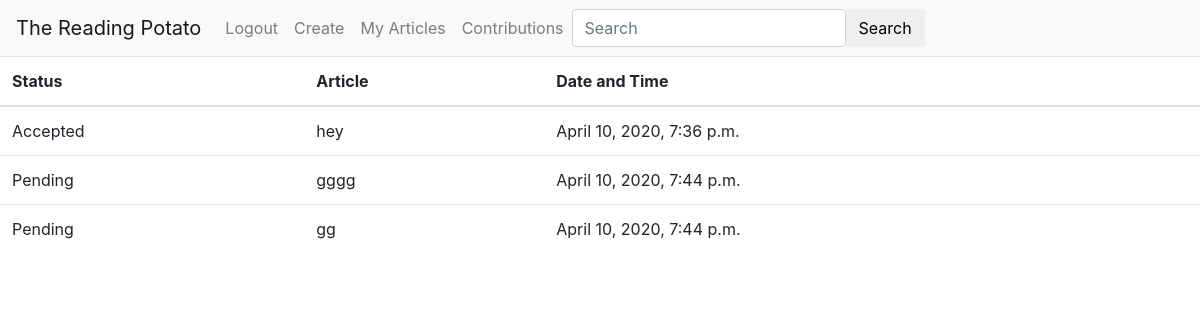
The app's page /my-contributions/ (signed in) with its own data.
### main/models.py (models this page shows)
class Contribution(models.Model):
    PENDING = "Pending"
    ACCEPTED = "Accepted"
    DECLINED = "Declined"
    STATUS = (
        (PENDING, PENDING),
        (ACCEPTED, ACCEPTED),
        (DECLINED, DECLINED),
    )
    user = models.ForeignKey(
        User, on_delete=models.CASCADE, related_name="contributions")
    article = models.ForeignKey(
        Article, on_delete=models.CASCADE, related_name="contributions")
    new_content = models.TextField()
    status = models.CharField(max_length=10, choices=STATUS, default=PENDING)
    date = models.DateTimeField(auto_now_add=True)

class Article(models.Model):
    title = models.CharField(max_length=250)
    content = models.TextField()
    author = models.ForeignKey(
        User, on_delete=models.CASCADE, related_name="articles")
    created_on = models.DateTimeField(auto_now_add=True)
    last_update = models.DateTimeField(auto_now=True)
    slug = models.SlugField(blank=True)
    def __str__(self):
        return self.title

### main/views.py (the view)
# urls.py: path('my-contributions/', views.my_contributions_list,
def my_contributions_list(request):
    if request.user.is_anonymous:
        return redirect('login')
    return render(request, "my_contributions_list.html")

### main/templates/my_contributions_list.html
{% extends "base.html" %} {% block content %}
<table class="table">
  <thead>
    <tr>
      <th scope="col">Status</th>
      <th scope="col">Article</th>
      <th scope="col">Date and Time</th>
    </tr>
  </thead>
  <tbody>
    {% for contribution in request.user.contributions.all %}
    <tr>
      <td>
        {{contribution.status}}
      </td>
      <td>{{contribution.article}}</td>
      <td>
        {{contribution.date}}
      </td>
    </tr>
    {% endfor %}
  </tbody>
</table>
{% endblock content %}

### records on screen
Contribution: status "Accepted", article "hey", date "April 10, 2020, 7:36 p.m."
Contribution: status "Pending", article "gggg", date "April 10, 2020, 7:44 p.m."
Contribution: status "Pending", article "gg", date "April 10, 2020, 7:44 p.m."
